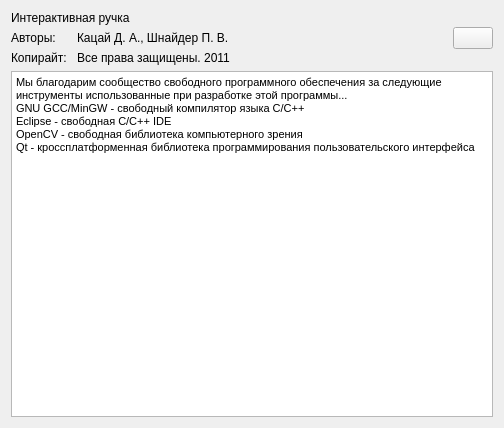
<?xml version="1.0" encoding="UTF-8"?>
<ui version="4.0">
 <class>formAbout</class>
 <widget class="QWidget" name="formAbout">
  <property name="geometry">
   <rect>
    <x>0</x>
    <y>0</y>
    <width>504</width>
    <height>428</height>
   </rect>
  </property>
  <property name="windowTitle">
   <string>О программе...</string>
  </property>
  <property name="windowIcon">
   <iconset resource="MainResource.qrc">
    <normaloff>:/main/webcam.png</normaloff>:/main/webcam.png</iconset>
  </property>
  <layout class="QVBoxLayout" name="verticalLayout_2">
   <item>
    <layout class="QHBoxLayout" name="horizontalLayout">
     <item>
      <layout class="QVBoxLayout" name="verticalLayout" stretch="0,0">
       <item>
        <widget class="QLabel" name="label">
         <property name="text">
          <string>Интерактивная ручка</string>
         </property>
        </widget>
       </item>
       <item>
        <layout class="QFormLayout" name="formLayout">
         <item row="0" column="0">
          <widget class="QLabel" name="label_2">
           <property name="text">
            <string>Авторы: </string>
           </property>
          </widget>
         </item>
         <item row="0" column="1">
          <widget class="QLabel" name="label_3">
           <property name="text">
            <string>Кацай Д. А., Шнайдер П. В.</string>
           </property>
          </widget>
         </item>
         <item row="1" column="0">
          <widget class="QLabel" name="label_4">
           <property name="text">
            <string>Копирайт: </string>
           </property>
          </widget>
         </item>
         <item row="1" column="1">
          <widget class="QLabel" name="label_5">
           <property name="text">
            <string>Все права защищены. 2011</string>
           </property>
          </widget>
         </item>
        </layout>
       </item>
      </layout>
     </item>
     <item>
      <widget class="QPushButton" name="pushButton">
       <property name="enabled">
        <bool>true</bool>
       </property>
       <property name="sizePolicy">
        <sizepolicy hsizetype="Fixed" vsizetype="Fixed">
         <horstretch>0</horstretch>
         <verstretch>0</verstretch>
        </sizepolicy>
       </property>
       <property name="text">
        <string/>
       </property>
       <property name="icon">
        <iconset resource="MainResource.qrc">
         <normaloff>:/main/allok.png</normaloff>:/main/allok.png</iconset>
       </property>
       <property name="iconSize">
        <size>
         <width>48</width>
         <height>48</height>
        </size>
       </property>
      </widget>
     </item>
    </layout>
   </item>
   <item>
    <widget class="QTextBrowser" name="textBrowser">
     <property name="html">
      <string>&lt;!DOCTYPE HTML PUBLIC &quot;-//W3C//DTD HTML 4.0//EN&quot; &quot;http://www.w3.org/TR/REC-html40/strict.dtd&quot;&gt;
&lt;html&gt;&lt;head&gt;&lt;meta name=&quot;qrichtext&quot; content=&quot;1&quot; /&gt;&lt;style type=&quot;text/css&quot;&gt;
p, li { white-space: pre-wrap; }
&lt;/style&gt;&lt;/head&gt;&lt;body style=&quot; font-family:'MS Shell Dlg 2'; font-size:8.25pt; font-weight:400; font-style:normal;&quot;&gt;
&lt;p style=&quot; margin-top:0px; margin-bottom:0px; margin-left:0px; margin-right:0px; -qt-block-indent:0; text-indent:0px;&quot;&gt;&lt;span style=&quot; font-size:8pt;&quot;&gt;Мы благодарим сообщество свободного программного обеспечения за следующие инструменты использованные при разработке этой программы...&lt;/span&gt;&lt;/p&gt;
&lt;p style=&quot; margin-top:0px; margin-bottom:0px; margin-left:0px; margin-right:0px; -qt-block-indent:0; text-indent:0px;&quot;&gt;&lt;img src=&quot;:/main/gcc.png&quot; /&gt;&lt;img src=&quot;:/main/mingw.png&quot; /&gt;&lt;span style=&quot; font-size:8pt;&quot;&gt;GNU GCC/MinGW - свободный компилятор языка C/C++&lt;/span&gt;&lt;/p&gt;
&lt;p style=&quot; margin-top:0px; margin-bottom:0px; margin-left:0px; margin-right:0px; -qt-block-indent:0; text-indent:0px;&quot;&gt;&lt;img src=&quot;:/main/eclipse64.png&quot; /&gt;&lt;span style=&quot; font-size:8pt;&quot;&gt;Eclipse - свободная C/C++ IDE&lt;/span&gt;&lt;/p&gt;
&lt;p style=&quot; margin-top:0px; margin-bottom:0px; margin-left:0px; margin-right:0px; -qt-block-indent:0; text-indent:0px;&quot;&gt;&lt;img src=&quot;:/main/opencv64.png&quot; /&gt;&lt;span style=&quot; font-size:8pt;&quot;&gt;OpenCV - свободная библиотека компьютерного зрения&lt;/span&gt;&lt;/p&gt;
&lt;p style=&quot; margin-top:0px; margin-bottom:0px; margin-left:0px; margin-right:0px; -qt-block-indent:0; text-indent:0px;&quot;&gt;&lt;img src=&quot;:/main/qt64.png&quot; /&gt;&lt;span style=&quot; font-size:8pt;&quot;&gt;Qt - кроссплатформенная библиотека программирования пользовательского интерфейса&lt;/span&gt;&lt;/p&gt;
&lt;p style=&quot;-qt-paragraph-type:empty; margin-top:0px; margin-bottom:0px; margin-left:0px; margin-right:0px; -qt-block-indent:0; text-indent:0px; font-size:8pt;&quot;&gt;&lt;br /&gt;&lt;/p&gt;&lt;/body&gt;&lt;/html&gt;</string>
     </property>
    </widget>
   </item>
  </layout>
 </widget>
 <resources>
  <include location="MainResource.qrc"/>
 </resources>
 <connections>
  <connection>
   <sender>pushButton</sender>
   <signal>clicked()</signal>
   <receiver>formAbout</receiver>
   <slot>close()</slot>
   <hints>
    <hint type="sourcelabel">
     <x>442</x>
     <y>60</y>
    </hint>
    <hint type="destinationlabel">
     <x>379</x>
     <y>127</y>
    </hint>
   </hints>
  </connection>
 </connections>
</ui>
